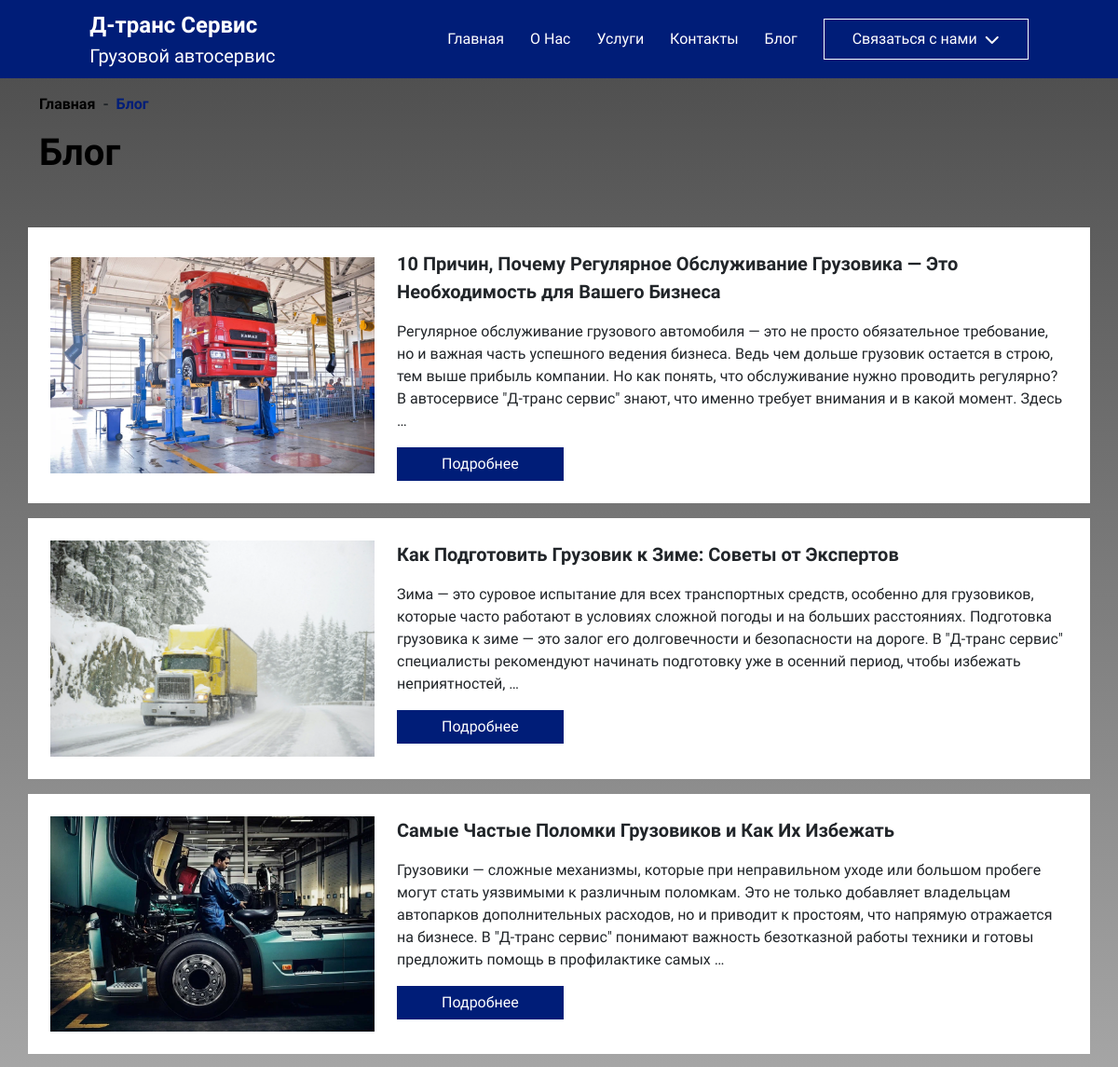
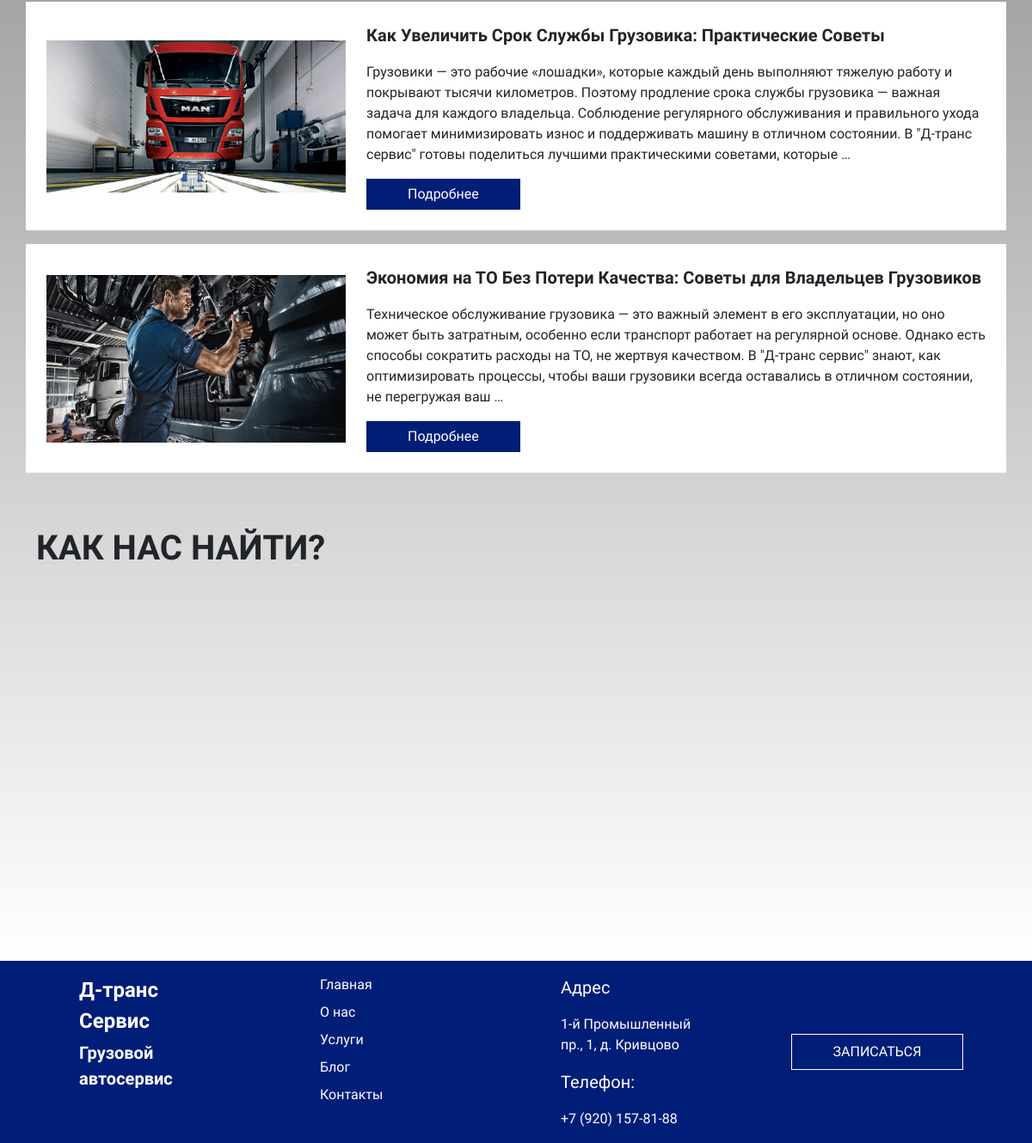
Screenshot of /blog/ with the database file from the repository (2 pictures, top to bottom).
### website/models.py (models this page shows, shortened)
class Blog(models.Model):
    title = models.CharField(max_length=200, unique=True)
    slug = models.SlugField(max_length=200, unique=True)
    content = HTMLField()
    pub_date = models.DateTimeField('date published')

class BlogImage(models.Model):
    blog = models.ForeignKey(Blog, related_name='images', on_delete=models.CASCADE)
    image = models.ImageField(upload_to='blog/')

### website/views.py (the view)
# urls.py: path('blog/', views.blog, name='blog'),
def blog(request):
    blogs = Blog.objects.all()
    return render(request, 'blog.html',{'blogs':blogs})

### website/templates/blog.html
{% extends "base.html" %}
{% load static %}
{% block content %}
<div class="container pt-3">
    <div class="row">
        <div class="col-12 d-flex">
            <a href="/" style="text-decoration: none; color:black;" class="fw-semibold fs-6">Главная</a>
            <p class="mx-2 fw-semibold fs-6"> - </p>
            <p style="color: #001D78;" class="fw-semibold fs-6">Блог</p>
        </div>
    </div>
    <div class="row">
        <div class="col-12">
            <h1 class="fw-bold text-black">Блог</h1>
        </div>
    </div>
</div>
<div class="container mt-5">
    <div class="row">
        {% for blog in blogs %}
        <div class="col-12 py-4 px-4 bg-white mb-3">
            <div class="row">
                <div class="col-12 col-lg-4">
                    <img src="{{ blog.images.first.image.url }}" alt="{{ blog.title }}">
                </div>
                <div class="col-12 col-lg-8">
                    <p class="fw-bold fs-5">{{ blog.title }}</p>
                    <p>{{ blog.content|truncatewords:50|safe }}</p>
                    <a href="{{ blog.slug }}" class="btn btn-primary px-5">Подробнее</a>
                </div>
            </div>
        </div>
        {% endfor %}
    </div>
</div>
<div class="container mt-5 pb-5">
    <div class="row mt-3">
        <div class="col-12">
            <h1 class="fw-bold">КАК НАС НАЙТИ?</h1>
        </div>
    </div>
    <div class="row">
        <div class="col-12" style="height: 50vh;">
            <iframe src="https://yandex.com/map-widget/v1/?from=mapframe&ll=35.834758%2C56.815627&mode=search&oid=230496914041&ol=biz&z=16" width="100%" height="100%" frameborder="1" allowfullscreen="true" style="position:relative;"></iframe>
        </div>
    </div>
</div>
{% endblock content %}

### website/static/css/style.css (style rules this page uses)
body, html { font-family: "Montserrat", sans-serif; }
img { height: 100%; width: 100%; object-fit: contain; }
.btn-primary { background-color: #001D78; color: white; border: none; border-radius: 0px; }
.card-price, .btn-primary { align-self: flex-start; }
.card-price, .btn-primary { align-self: unset; }

### rows the page displays
Blog: images.first.image (picture), title "10 Причин, Почему Регулярное Обслуживание Грузовика — Это Необходимость для Вашего Бизнеса", content "Регулярное обслуживание грузового автомобиля — это не просто обязательное требование, но и важная часть успешного ведения бизнеса. Ведь чем дольше грузовик остается в строю, тем выше прибыль компании. Но как понять, что обслуживание нужно проводить регулярно? В автосервисе \"Д-транс сервис\" знают, что именно требует внимания и в какой момент. Здесь …"
Blog: images.first.image (picture), title "Как Подготовить Грузовик к Зиме: Советы от Экспертов", content "Зима — это суровое испытание для всех транспортных средств, особенно для грузовиков, которые часто работают в условиях сложной погоды и на больших расстояниях. Подготовка грузовика к зиме — это залог его долговечности и безопасности на дороге. В \"Д-транс сервис\" специалисты рекомендуют начинать подготовку уже в осенний период, чтобы избежать неприятностей, …"
Blog: images.first.image (picture), title "Самые Частые Поломки Грузовиков и Как Их Избежать", content "Грузовики — сложные механизмы, которые при неправильном уходе или большом пробеге могут стать уязвимыми к различным поломкам. Это не только добавляет владельцам автопарков дополнительных расходов, но и приводит к простоям, что напрямую отражается на бизнесе. В \"Д-транс сервис\" понимают важность безотказной работы техники и готовы предложить помощь в профилактике самых …"
Blog: images.first.image (picture), title "Как Увеличить Срок Службы Грузовика: Практические Советы", content "Грузовики — это рабочие «лошадки», которые каждый день выполняют тяжелую работу и покрывают тысячи километров. Поэтому продление срока службы грузовика — важная задача для каждого владельца. Соблюдение регулярного обслуживания и правильного ухода помогает минимизировать износ и поддерживать машину в отличном состоянии. В \"Д-транс сервис\" готовы поделиться лучшими практическими советами, которые …"
Blog: images.first.image (picture), title "Экономия на ТО Без Потери Качества: Советы для Владельцев Грузовиков", content "Техническое обслуживание грузовика — это важный элемент в его эксплуатации, но оно может быть затратным, особенно если транспорт работает на регулярной основе. Однако есть способы сократить расходы на ТО, не жертвуя качеством. В \"Д-транс сервис\" знают, как оптимизировать процессы, чтобы ваши грузовики всегда оставались в отличном состоянии, не перегружая ваш …"
